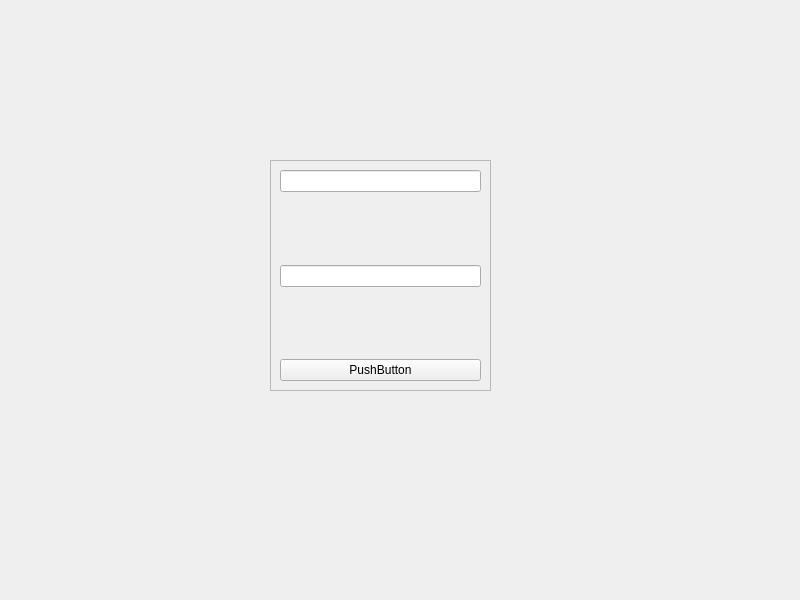
<?xml version="1.0" encoding="UTF-8"?>
<ui version="4.0">
 <class>MainWindow</class>
 <widget class="QMainWindow" name="MainWindow">
  <property name="geometry">
   <rect>
    <x>0</x>
    <y>0</y>
    <width>800</width>
    <height>600</height>
   </rect>
  </property>
  <property name="windowTitle">
   <string>MainWindow</string>
  </property>
  <widget class="QWidget" name="centralwidget">
   <widget class="QWidget" name="widget" native="true">
    <property name="geometry">
     <rect>
      <x>270</x>
      <y>160</y>
      <width>221</width>
      <height>231</height>
     </rect>
    </property>
    <layout class="QGridLayout" name="gridLayout_2">
     <item row="0" column="0">
      <widget class="QFrame" name="frame">
       <property name="frameShape">
        <enum>QFrame::StyledPanel</enum>
       </property>
       <property name="frameShadow">
        <enum>QFrame::Raised</enum>
       </property>
       <layout class="QGridLayout" name="gridLayout">
        <item row="0" column="0">
         <widget class="QLineEdit" name="lineEdit"/>
        </item>
        <item row="1" column="0">
         <spacer name="verticalSpacer">
          <property name="orientation">
           <enum>Qt::Vertical</enum>
          </property>
          <property name="sizeHint" stdset="0">
           <size>
            <width>20</width>
            <height>50</height>
           </size>
          </property>
         </spacer>
        </item>
        <item row="2" column="0">
         <widget class="QLineEdit" name="lineEdit_2"/>
        </item>
        <item row="3" column="0">
         <spacer name="verticalSpacer_2">
          <property name="orientation">
           <enum>Qt::Vertical</enum>
          </property>
          <property name="sizeHint" stdset="0">
           <size>
            <width>20</width>
            <height>50</height>
           </size>
          </property>
         </spacer>
        </item>
        <item row="4" column="0">
         <widget class="QPushButton" name="pushButton">
          <property name="text">
           <string>PushButton</string>
          </property>
         </widget>
        </item>
       </layout>
      </widget>
     </item>
    </layout>
   </widget>
  </widget>
 </widget>
 <resources/>
 <connections/>
</ui>
